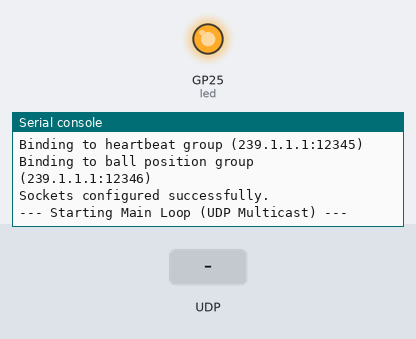
Bench run of a program on a simulated Raspberry Pi Pico running MicroPython. On the bench: output pins drawn as LEDs (lit = HIGH), the last lines printed to the serial console. The inputs (shaded band) are chosen by the test bench. WiFi joins after 1.5 s; the clock reads 2024-03-15 10:24:30 at power-on unless the program sets it.

Above: at 3.2 s.
3.3 s: UDP packet "order" arrives
At 4.1 s:
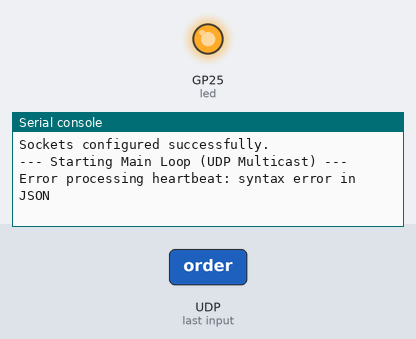
4.8 s: UDP packet "1" arrives
At 5.5 s:
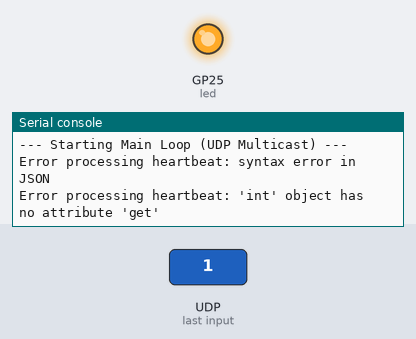

The program:

main.py
```python
import network
import time
import json
import machine
import socket
import struct

# --- 1. CORE CONFIGURATION ---
# !!! CHANGE THIS ON EACH PICO !!!
MY_ID = 0  # Pico 0
# MY_ID = 1  # Pico 1
# MY_ID = 2  # Pico 2

# -- Wi-Fi Config --
WIFI_SSID = "Eren"
WIFI_PASS = "19981998"

# -- UDP Multicast "Topics" --
# We use one IP and two different ports
MULTICAST_GROUP = "239.1.1.1"
HEARTBEAT_PORT = 12345
BALL_POS_PORT = 12346

# -- Hardware & Physics --
SCREEN_HEIGHT = 16
SCREEN_WIDTH = 8

# -- Timing --
HEARTBEAT_INTERVAL_S = 1.0
PICO_TIMEOUT_S = 3.5
GAME_TICK_S = 0.1

# --- 2. GLOBAL STATE VARIABLES ---
led = machine.Pin("LED", machine.Pin.OUT)

# Sockets
send_sock = None
heartbeat_listen_sock = None
ball_pos_listen_sock = None

# State
active_picos = {}
i_am_main = False
last_drawn_state = {}

# This state is now updated by *all* picos when they
# receive a ball_pos message. This is how state
# handover works without a "retain" flag.
current_ball_state = {
    "pos": [0, 0],
    "vel": [1, 1],
    "total_size": [SCREEN_HEIGHT, SCREEN_WIDTH],
    "order": [MY_ID]
}

# --- 3. NETWORK & SOCKET FUNCTIONS ---

def connect_wifi():
    print(f"Connecting to Wi-Fi: {WIFI_SSID}...")
    wlan = network.WLAN(network.STA_IF)
    wlan.active(True)
    wlan.connect(WIFI_SSID, WIFI_PASS)
    while not wlan.isconnected():
        print("...waiting for connection")
        led.toggle()
        time.sleep(1)

    ip_address = wlan.ifconfig()[0]
    print(f"Wi-Fi Connected! IP: {ip_address}")
    led.on()
    return ip_address

def setup_sockets(my_ip):
    global send_sock, heartbeat_listen_sock, ball_pos_listen_sock

    # 1. Create the sending socket
    print("Creating sending socket...")
    send_sock = socket.socket(socket.AF_INET, socket.SOCK_DGRAM)

    # --- THIS IS THE FIX ---
    # Enable Multicast Loopback (IPPROTO_IP=0, IP_MULTICAST_LOOP=11, value=1)
    # This allows the Pico to receive its own sent packets, which is
    # crucial for the leader election to start.
    send_sock.setsockopt(socket.IPPROTO_IP, 11, 1)
    # --- END OF FIX ---

    # --- Manually create the mreq struct ---
    mcast_parts = [int(x) for x in MULTICAST_GROUP.split('.')]
    mcast_bytes = struct.pack("!4B", *mcast_parts)

    if_parts = [int(x) for x in my_ip.split('.')]
    if_bytes = struct.pack("!4B", *if_parts)

    mreq = mcast_bytes + if_bytes

    # 2. Create and configure the HEARTBEAT listening socket
    print(f"Binding to heartbeat group ({MULTICAST_GROUP}:{HEARTBEAT_PORT})")
    heartbeat_listen_sock = socket.socket(socket.AF_INET, socket.SOCK_DGRAM)
    heartbeat_listen_sock.setsockopt(socket.SOL_SOCKET, socket.SO_REUSEADDR, 1)
    heartbeat_listen_sock.bind(("", HEARTBEAT_PORT))

    heartbeat_listen_sock.setsockopt(socket.IPPROTO_IP, socket.IP_ADD_MEMBERSHIP, mreq)
    heartbeat_listen_sock.setblocking(False) # NON-BLOCKING

    # 3. Create and configure the BALL POSITION listening socket
    print(f"Binding to ball position group ({MULTICAST_GROUP}:{BALL_POS_PORT})")
    ball_pos_listen_sock = socket.socket(socket.AF_INET, socket.SOCK_DGRAM)
    ball_pos_listen_sock.setsockopt(socket.SOL_SOCKET, socket.SO_REUSEADDR, 1)
    ball_pos_listen_sock.bind(("", BALL_POS_PORT))

    ball_pos_listen_sock.setsockopt(socket.IPPROTO_IP, socket.IP_ADD_MEMBERSHIP, mreq)
    ball_pos_listen_sock.setblocking(False) # NON-BLOCKING

    print("Sockets configured successfully.")

def check_sockets():
    """Replaces the MQTT callback. Reads from all listening sockets."""
    global current_ball_state, active_picos

    # Check for Heartbeats
    try:
        data, addr = heartbeat_listen_sock.recvfrom(1024)
        msg = json.loads(data.decode('utf-8'))
        pico_id = msg.get("id")
        if pico_id is not None:
            active_picos[pico_id] = time.time()

    except OSError as e:
        if e.args[0] != 11: # 11 = EWOULDBLOCK (no data)
            print(f"Heartbeat socket error: {e}")
    except Exception as e:
        print(f"Error processing heartbeat: {e}")

    # Check for Ball Positions
    try:
        data, addr = ball_pos_listen_sock.recvfrom(1024)
        msg = json.loads(data.decode('utf-8'))
        # This is the core of the follower logic and state handover
        # Everyone updates their state from the main's message
        current_ball_state = msg

    except OSError as e:
        if e.args[0] != 11: # 11 = EWOULDBLOCK (no data)
            print(f"Ball position socket error: {e}")
    except Exception as e:
        print(f"Error processing ball position: {e}")


# --- 4. LOGIC & DISPLAY FUNCTIONS ---

def print_terminal_display(ball_state, is_on_my_screen, local_x, global_y):
    """Prints a 16x8 text representation of the screen to the terminal."""
    buf = [['.' for _ in range(SCREEN_WIDTH)] for _ in range(SCREEN_HEIGHT)]

    if is_on_my_screen:
        local_x = max(0, min(local_x, SCREEN_WIDTH - 1))
        global_y = max(0, min(global_y, SCREEN_HEIGHT - 1))
        buf[global_y][local_x] = 'O'

    print(f"\n--- PICO {MY_ID} (Role: {'Main' if i_am_main else 'Follower'}) ---")
    for row in buf:
        print("".join(row))

    order = ball_state.get("order", [])
    pos = ball_state.get("pos", [])
    print(f"Pos: {pos} Order: {order}")
    print("--------------------------------")

def update_display(ball_state):
    """Calculates positions and prints to terminal."""
    try:
        order = ball_state.get("order", [])
        if MY_ID not in order:
            return

        global_x, global_y = ball_state.get("pos", [0, 0])
        my_index = order.index(MY_ID)

        my_min_col = my_index * SCREEN_WIDTH
        my_max_col = (my_index * SCREEN_WIDTH) + (SCREEN_WIDTH - 1)

        is_on_my_screen = (my_min_col <= global_x <= my_max_col)
        local_x = global_x - my_min_col

        print_terminal_display(ball_state, is_on_my_screen, local_x, global_y)

    except Exception as e:
        print(f"Error updating display: {e}")

def main_physics_loop():
    """MAIN PICO logic: Calculates and SENDS the new state."""
    global current_ball_state

    active_ids = sorted(active_picos.keys())
    if not active_ids: return

    total_width = len(active_ids) * SCREEN_WIDTH
    total_height = SCREEN_HEIGHT

    # Read the last known state (which was set by check_sockets)
    pos = current_ball_state["pos"]
    vel = current_ball_state["vel"]

    # Update Physics
    pos[0] = (pos[0] + vel[0]) % total_width
    pos[1] = pos[1] + vel[1]

    if pos[1] <= 0:
        pos[1] = 0
        vel[1] = -vel[1]
    elif pos[1] >= (total_height - 1):
        pos[1] = total_height - 1
        vel[1] = -vel[1]

    # Create the new state message
    new_state = {
        "total_size": [total_height, total_width],
        "pos": pos,
        "vel": vel,
        "order": active_ids
    }

    # "Publish" the new state to the multicast group
    try:
        message = json.dumps(new_state)
        send_sock.sendto(message.encode('utf-8'), (MULTICAST_GROUP, BALL_POS_PORT))

        # Since we are main, we also update our own state
        # immediately so we don't have to wait for the
        # message to loop back.
        current_ball_state = new_state

    except Exception as e:
        print(f"Error sending ball position: {e}")

def send_heartbeat():
    """Sends our heartbeat to the multicast group."""
    try:
        message = json.dumps({"id": MY_ID})
        send_sock.sendto(message.encode('utf-8'), (MULTICAST_GROUP, HEARTBEAT_PORT))
    except Exception as e:
        print(f"Error sending heartbeat: {e}")

def prune_picos():
    global active_picos
    now = time.time()
    for pico_id in list(active_picos.keys()):
        if now - active_picos[pico_id] > PICO_TIMEOUT_S:
            print(f"Pico {pico_id} timed out. Removing.")
            del active_picos[pico_id]

# --- 5. MAIN EXECUTION ---
def run():
    global i_am_main, last_drawn_state

    led.on()

    try:
        my_ip = connect_wifi()
        setup_sockets(my_ip)
    except Exception as e:
        print(f"Fatal network error: {e}. Rebooting in 5s.")
        time.sleep(5)
        machine.reset()

    last_heartbeat_time = 0
    last_physics_tick = 0

    print("--- Starting Main Loop (UDP Multicast) ---")

    while True:
        try:
            # 1. Always check for incoming messages
            check_sockets()

            now = time.time()

            # 2. Send heartbeat
            if now - last_heartbeat_time > HEARTBEAT_INTERVAL_S:
                send_heartbeat()
                last_heartbeat_time = now

            # 3. Prune disconnected picos
            prune_picos()

            # 4. Leader Election
            if not active_picos:
                time.sleep(0.1)
                continue

            active_ids = sorted(active_picos.keys())
            main_pico_id = active_ids[0]
            i_am_main = (MY_ID == main_pico_id)

            # 5. Act based on role
            if i_am_main:
                led.on()
                if now - last_physics_tick > GAME_TICK_S:
                    main_physics_loop()
                    last_physics_tick = now
            else:
                led.off()

            # 6. Display Logic (Everyone does this)
            if current_ball_state != last_drawn_state:
                update_display(current_ball_state)
                last_drawn_state = current_ball_state.copy()

            time.sleep(0.01)

        except Exception as e:
            print(f"Main loop error: {e}. Rebooting in 5s.")
            time.sleep(5)
            machine.reset()

if __name__ == "__main__":
    run()
```

Measured:
- after the input at 3.3 s, the serial console: prints a new line at once (image 1)
- after the input at 4.8 s, the serial console: prints a new line at once (image 2)
